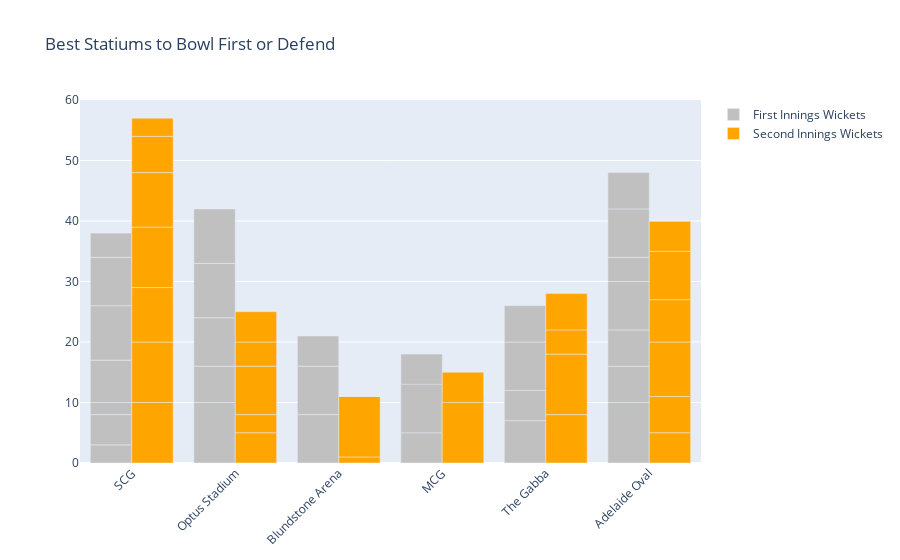

The cell this chart's notebook holds for it:
### Markdown cell above
### SCG was the only stadium in the world cup that was best for batting first. Other stadiums didn’t make much difference while batting first or chasing.

### Code cell
fig = go.Figure()
fig.add_trace(go.Bar(
    x=data["venue"],
    y=data["first innings wickets"],
    name='First Innings Wickets',
    marker_color='silver'
))
fig.add_trace(go.Bar(
    x=data["venue"],
    y=data["second innings wickets"],
    name='Second Innings Wickets',
    marker_color='orange'
))
fig.update_layout(barmode='group', 
                  xaxis_tickangle=-45, 
                  title="Best Statiums to Bowl First or Defend")
fig.show()

### Figure 1 — Plotly figure (JSON) as saved in the notebook; plotly's stock layout.template omitted (floating-point values rounded to 4 significant figures)
{"data": [{"marker": {"color": "silver"}, "name": "First Innings Wickets", "type": "bar", "x": ["SCG", "Optus Stadium", "Blundstone Arena", "MCG", "Blundstone Arena", "Blundstone Arena", "Optus Stadium", "MCG", "MCG", "SCG", "SCG", "Optus Stadium", "MCG", "MCG", "SCG", "The Gabba", "Optus Stadium", "Optus Stadium", "The Gabba", "The Gabba", "The Gabba", "Adelaide Oval", "Adelaide Oval", "SCG", "Adelaide Oval", "Adelaide Oval", "SCG", "Adelaide Oval", "Adelaide Oval", "MCG", "SCG", "Adelaide Oval", "MCG"], "y": [3, 10, 8, 8, 8, 5, 6, 10, null, 5, 2, 8, null, null, 7, 7, 9, 9, 5, 8, 6, 10, 6, 9, 6, 8, 8, 4, 8, 5, 4, 6, 8]}, {"marker": {"color": "orange"}, "name": "Second Innings Wickets", "type": "bar", "x": ["SCG", "Optus Stadium", "Blundstone Arena", "MCG", "Blundstone Arena", "Blundstone Arena", "Optus Stadium", "MCG", "MCG", "SCG", "SCG", "Optus Stadium", "MCG", "MCG", "SCG", "The Gabba", "Optus Stadium", "Optus Stadium", "The Gabba", "The Gabba", "The Gabba", "Adelaide Oval", "Adelaide Oval", "SCG", "Adelaide Oval", "Adelaide Oval", "SCG", "Adelaide Oval", "Adelaide Oval", "MCG", "SCG", "Adelaide Oval", "MCG"], "y": [10, 5, 1, 6, 10, 0, 3, 5, null, 10, 9, 8, null, null, 10, 8, 4, 5, 10, 4, 6, 5, 6, 9, 9, 7, 6, 8, 5, 10, 3, 0, 5]}], "layout": {"barmode": "group", "title": {"text": "Best Statiums to Bowl First or Defend"}, "xaxis": {"tickangle": -45}}}
